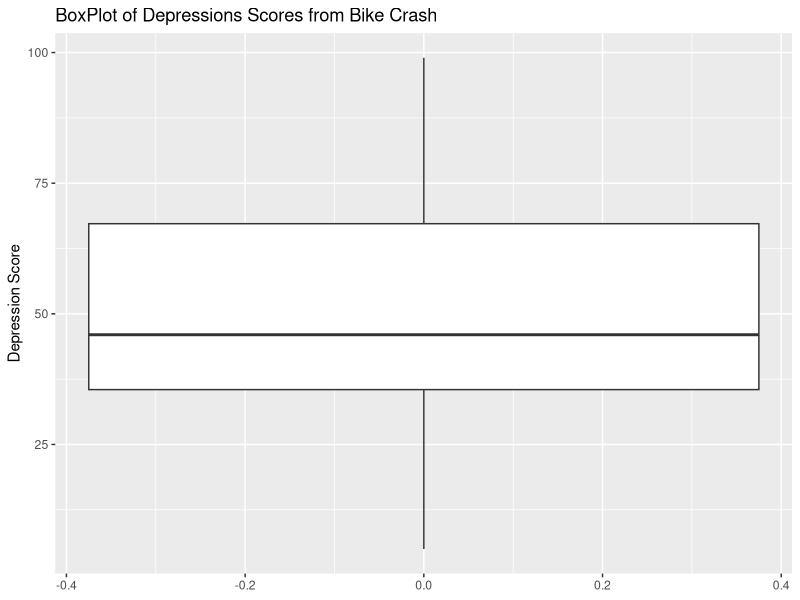
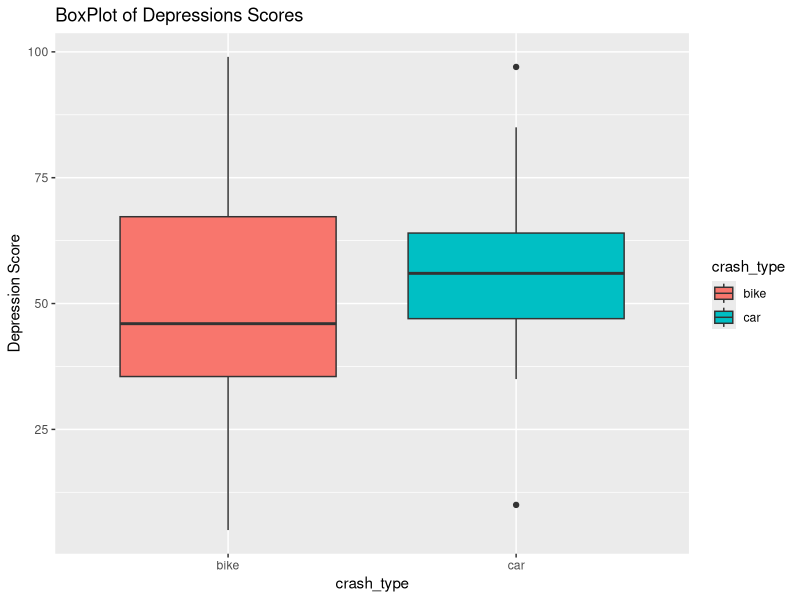

Write the R code that produced these figures, in order.
## ---- chunk 1
knitr::opts_chunk$set(echo = TRUE)

library(tidyverse)
## ---- chunk 2
dep_scr = c(45, 39, 25, 47, 49, 5, 70, 99, 74, 37, 99, 35, 8, 59)

summary(dep_scr)


## ---- chunk 3
plot_df = tibble(
  ppl = c(1:14),
  dep_scr = c(45, 39, 25, 47, 49, 5, 70, 99, 74, 37, 99, 35, 8, 59)
)

ggplot(plot_df, aes(y = dep_scr)) +
  geom_boxplot()+
  labs(
    title = "BoxPlot of Depressions Scores from Bike Crash",
    y = "Depression Score"
  )

## ---- chunk 4
bike_crash = c(45, 39, 25, 47, 49, 5, 70, 99, 74, 37, 99, 35, 8, 59)
car_crash = c(67, 50, 85, 43, 64, 35, 47, 97, 58, 58, 10, 56, 50)

plot_df = tibble(
  dep_scr = c(bike_crash,car_crash),
  crash_type = c(rep("bike", 14), rep("car", 13))
)

ggplot(plot_df) +
  geom_boxplot(
    aes(x = crash_type, y = dep_scr, fill = crash_type)
  ) +
  labs(
    title = "BoxPlot of Depressions Scores",
    y = "Depression Score"
  )
